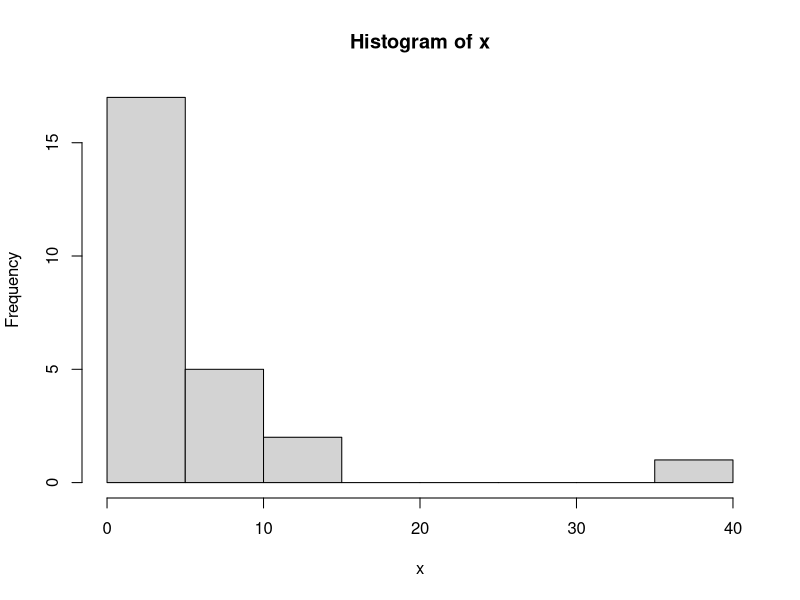
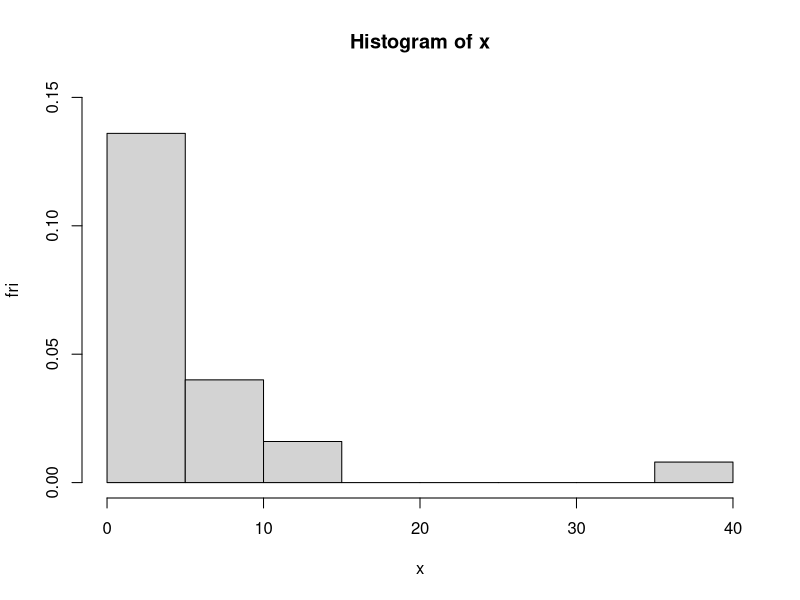
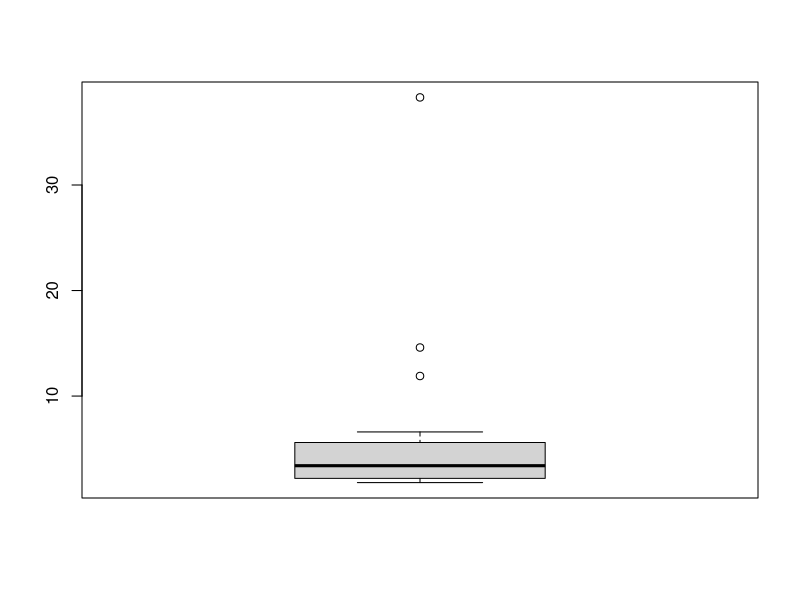
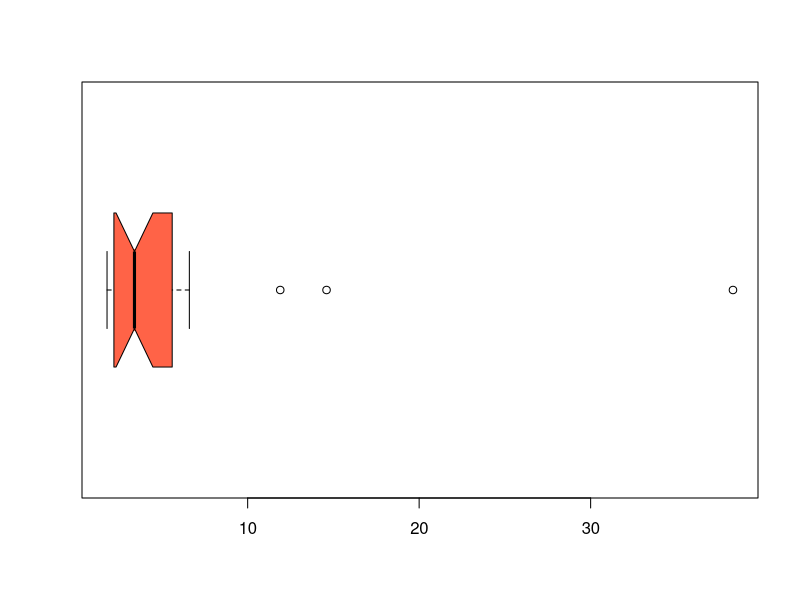

These figures' R source, in order:
#criar um vetor com os valores dos nrs de casos de SIDA

x=c(38.3, 6.2, 3.7, 2.6, 2.1, 14.6, 5.6, 3.7, 2.3, 2.0, 11.9, 5.5, 3.4, 2.2, 2.0, 6.6, 4.6, 3.1, 2.2, 1.9, 6.3, 4.5, 2.7, 2.1, 1.8)


#calculo da media 
media=mean(x)
media


#calculo da mediana 
mediana=median(x)
mediana

#a mediana é menor que a média, isto significa que 
summary(x)
range(x)

R=max(x)-min(x)

#Distancia inter quartilica
DIQ=IQR(x)

#desenhar um histograma 
hist(x)

#mudar a cor 
#FREQ=TRUE->       =F-> densidade frq relativas, distribuição de valores 

hist(x, breaks = "Sturges",
     freq = FALSE,ylim = c(0,.15), ylab = "fri" )


#DESENHAR UMA BOX PLOT 
boxplot(
  x
)

#inverter a boxplot 
boxplot(
  x,horizontal = T,col = "TOMATO",
  notch = T
  # outline = F -> retira os outliers
)

boxplot.stats(x,coef = 1.5, do.conf = T, do.out = T)




